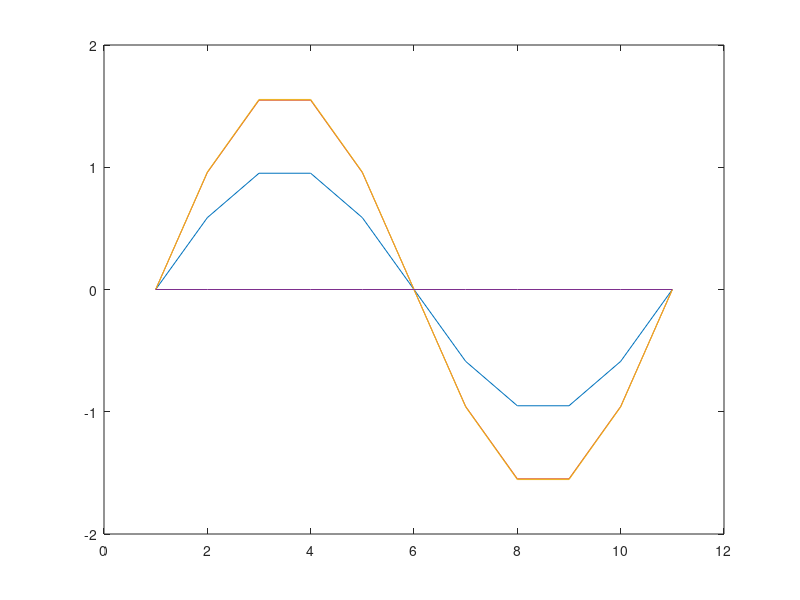

MATLAB code for this plot:
%%Hyperbolic Equation

L=1;
T=0.3;
dx=0.1;
dt=0.1;
alpha=1
x=0:dx:L
t=0:dt:T
lambda=alpha*dt/dx;
u=zeros(L/dx+1,round(T/dt+1))


u(:,1)=sin(2*pi*x);

u(1,:)=0
u(11,:)=0

dudt=2*pi*sin(2*pi*x)

u(2:10,2)=u(2:10,1)+transpose(dudt(2:10)*dt)

mat=zeros(L/dx-1,L/dx-1)
v=2*(1-lambda^2)*ones(L/dx-1,1);
mat1=diag(v);
v=lambda^2*ones(L/dx-2,1);
mat2=diag(v,1)
mat3=diag(v,-1)
mat=mat1+mat2+mat3

for tt=3:(T/dt+1)
    u(2:10,tt)=mat*u(2:10,tt-1)-u(2:10,tt-2)
end

for j=1:(T/dt+1)
    for i=1:(L/dx+1)
        Uanat(i,j)=sin(2*pi*x(i))*cos(2*pi*t(j))+sin(2*pi*t(j))
    end
end

plot(u)
